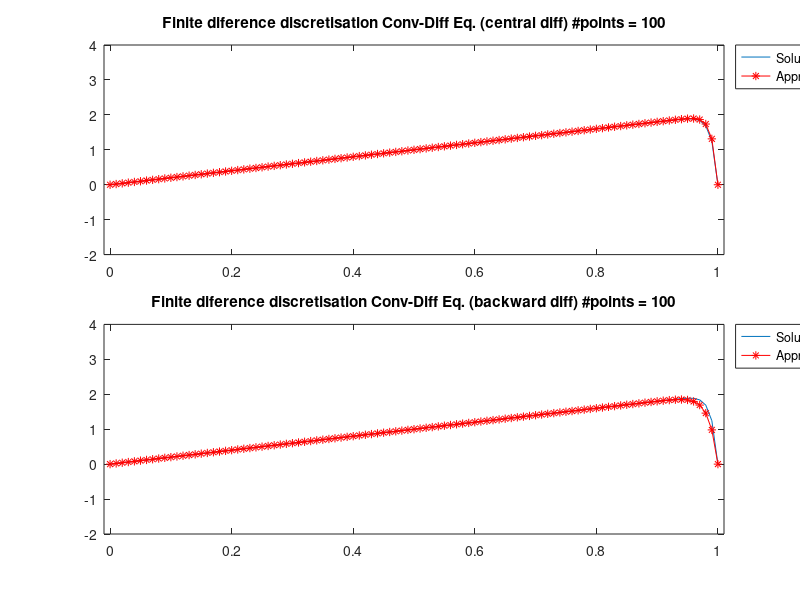

Write the MATLAB code that produced this figure.
%
% Finite difference discretisation of the equation
%          -epsilon y'' + y' = 2
% using central difference
%
clear all; close all; clc
epsilon = 0.01;
xsol  = (0:0.01:1);
% Analytical solution:
ysol = 2*xsol + 2*(exp(-1/epsilon) - exp(-(1-xsol)/epsilon))/(1 - exp(-1/epsilon));

scrsz = get(0,'ScreenSize');
figHandle1 = figure('Position',[1 scrsz(4)/2 scrsz(3)/2 scrsz(4)/1]);

lim = 100;
ns = [4:1:lim];
lim_ns = length(ns);
for i = 1:1:lim_ns
    n=ns(i);
    h = 1/n;
    % N: number of internal gridpoints (number of unknowns)
    N = n-1;
    
    % Subdiagonal elements:
    c1= -epsilon/h^2 - 1/(2*h);
    % Main diagonal elements:
    c2= 2*epsilon/h^2;
    % Super diagonal elements:
    c3= -epsilon/h^2 + 1/(2*h);
    % Right-hand side vector:
    b = 2*ones(N,1);
    % Use matlab sparse storage (only nonzeros are stored): 
    A = gallery('tridiag',N,c1,c2,c3);
    % Compute solution:
    w = A\b;
    
     % Subdiagonal elements:
    c1= (-epsilon-h )/h^2 ;
    % Main diagonal elements:
    c2= (2*epsilon + h)/h^2;
    % Super diagonal elements:
    c3= -epsilon/h^2;
    % Use matlab sparse storage (only nonzeros are stored): 
    A1 = gallery('tridiag',N,c1,c2,c3);
    % Compute solution:
    w1 = A1\b;
    
    % Add the boundary conditions for plotting:
    y = zeros(N+2,1);
    y(2:N+1) = w';
    x = (0:h:1);
    
    y1 = zeros(N+2,1);
    y1(2:N+1) = w1';
    x = (0:h:1);
    % Plot (in same figure as analytical solution:

    figure(figHandle1);
        

    subplot(2,2,[1 2 ])
    plot(xsol,ysol)
    hold on;
    plot(x,y,'-*r');
    legend('Solution','Approximation','Location','BestOutside')
    title(sprintf('Finite diference discretisation Conv-Diff Eq. (central diff) #points = %d',n))
    axis([-0.01 1.01 -2 4])
    
    ea = eig(full(A));
    subplot(2,2,[3 4])
    plot(xsol,ysol)
    hold on;
    plot(x,y1,'-*r');
    legend('Solution','Approximation','Location','BestOutside')
    title(sprintf('Finite diference discretisation Conv-Diff Eq. (backward diff) #points = %d',n))
    axis([-0.01 1.01 -2 4])
    
     
    pause(0.2);
    if i< lim_ns
        clf(figHandle1)
        end
    
end